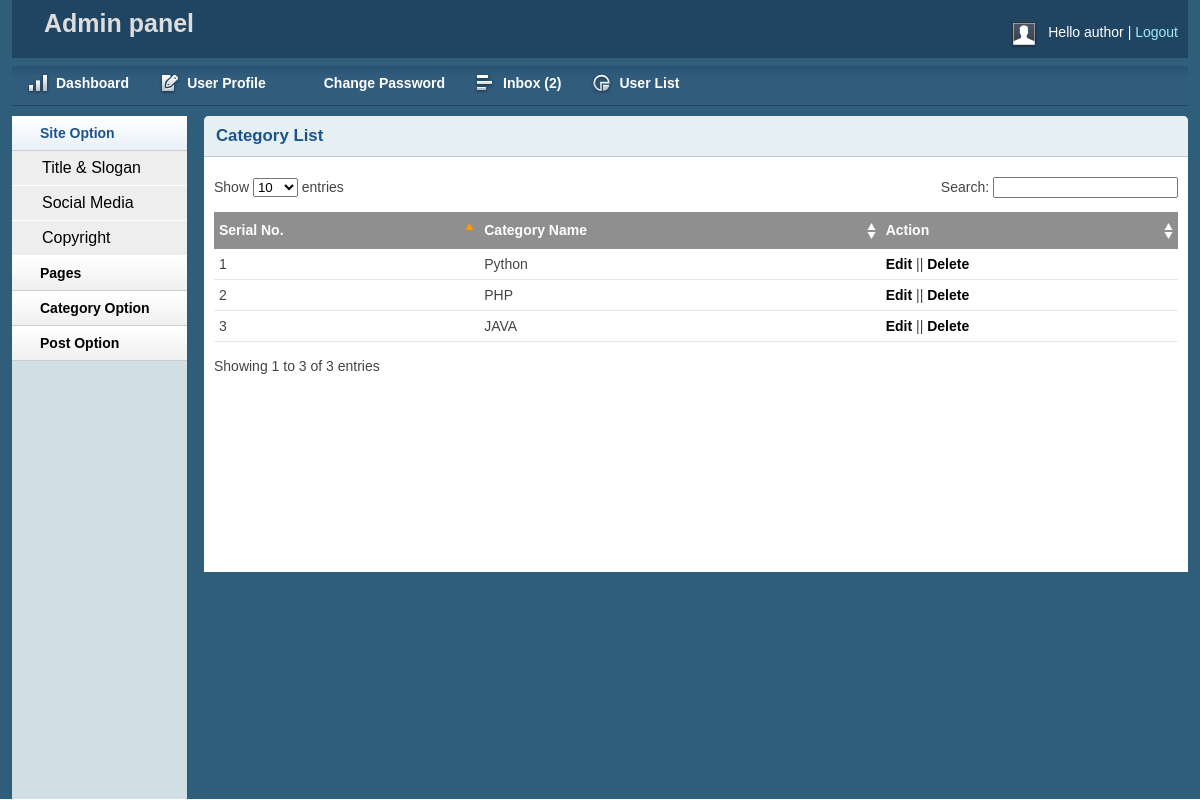
Screenshot of /admin/catlist.php (signed in) with the database file from the repository.
### tables this page shows
CREATE TABLE `tbl_category` (
  `id` int(11) NOT NULL,
  `name` varchar(50) NOT NULL
);

### lib/Database.php (called while the page is built, shortened)
<?php
Class Database{
	public $host   = DB_HOST;
	public $user   = DB_USER;
	public $pass   = DB_PASS;
	public $dbname = DB_NAME;
	public $link;
	private function connectDB(){
	$this->link = new mysqli($this->host, $this->user, $this->pass, $this->dbname);
 }
	public function select($query){
		$result = $this->link->query($query) or die($this->link->error.__LINE__);
		if($result->num_rows > 0){
			return $result;
		} else {
			return false;
		}
	}
}

### admin/catlist.php (the view, shortened to what this page needs)
<?php include 'inc/header.php'; ?>
<?php include 'inc/sidebar.php'; ?>
        <div class="grid_10">
            <div class="box round first grid">
                <h2>Category List</h2>
                <div class="block">
                    <table class="data display datatable" id="example">
					<thead>
						<tr>
							<th>Serial No.</th>
							<th>Category Name</th>
							<th>Action</th>
						</tr>
					</thead>
					<tbody>
				<?php
					$query = "SELECT * FROM tbl_category ORDER BY id DESC";
					$category = $db->select($query);
					if($category){
						$i = 0;
						while ($result = $category->fetch_assoc()){
							$i++;
				?>
					<tr class="odd gradeX">
							<td><?php echo $i; ?></td>
							<td><?php echo $result['name']; ?></td>
							<td><a href="editcat.php?catid=<?php echo $result['id']; ?>">Edit</a> || <a onclick="return confirm('Are you sure to Delete'); "href="?delcat=<?php echo $result['id']; ?>">Delete</a></td>
						</tr>
					<?php } } ?>
					</tbody>
				</table>
               </div>
            </div>
        </div>

### admin/css/layout.css (style rules this page uses)
body { background: #fff none repeat scroll 0 0; color: #444; font-size: 14px; padding: 0; }
a { color: #000; font-weight:bold; text-decoration: none; }
h1, h2, h3, h4, h5, h6 { line-height:1.2em; margin-bottom:.3em; }
h2 { margin-top:1em; }
.box { background:#fff; margin-bottom:20px; padding:10px 10px 10px 10px; margin-left:-8px; }
.box.grid { padding-bottom:40px; }
.box.round { -moz-border-radius: 5px 5px 0px 0px; -webkit-border-radius: 5px 5px 0px 0px; border-radius: 5px 5px 0px 0px; }
.box h2 { font-size:1.2em; font-weight:bold; color:#1B548D; background:#E6F0F3; margin:-10px -10px 0 -10px; padding:10px 12px; border-bottom:1px solid #B3CBD6; -moz-border-radius: 5px 5px 0px 0px; -webkit-border-radius: 5px 5px 0px 0px; border-radius: 5px 5px 0px 0px; }
.box.first { min-height: 406px; }
.block { padding-top:20px; }
.block { padding-bottom:1px; }
table.display { margin: 0 auto; clear: both; width: 100%; }
.sorting_asc { background: #8f8f8f url(../img/table/sort_asc.png) no-repeat center right; padding:8px 5px; text-align:left; color:#fff; }
.sorting { background:#8f8f8f url(../img/table/sort_both.png) no-repeat center right; padding:8px 5px; text-align:left; color:#fff; }
tr.odd { height: 30px; line-height: 30px; border-bottom:1px solid #e6e6e6; }
tr.even { height: 30px; line-height: 30px; border-bottom:1px solid #e6e6e6; }
tr.odd td, tr.even td { padding-left:5px; }

### rows the page displays
tbl_category: name "Python"
tbl_category: name "PHP"
tbl_category: name "JAVA"

### other values shown
Session::get('username') "author"
$count "2"
